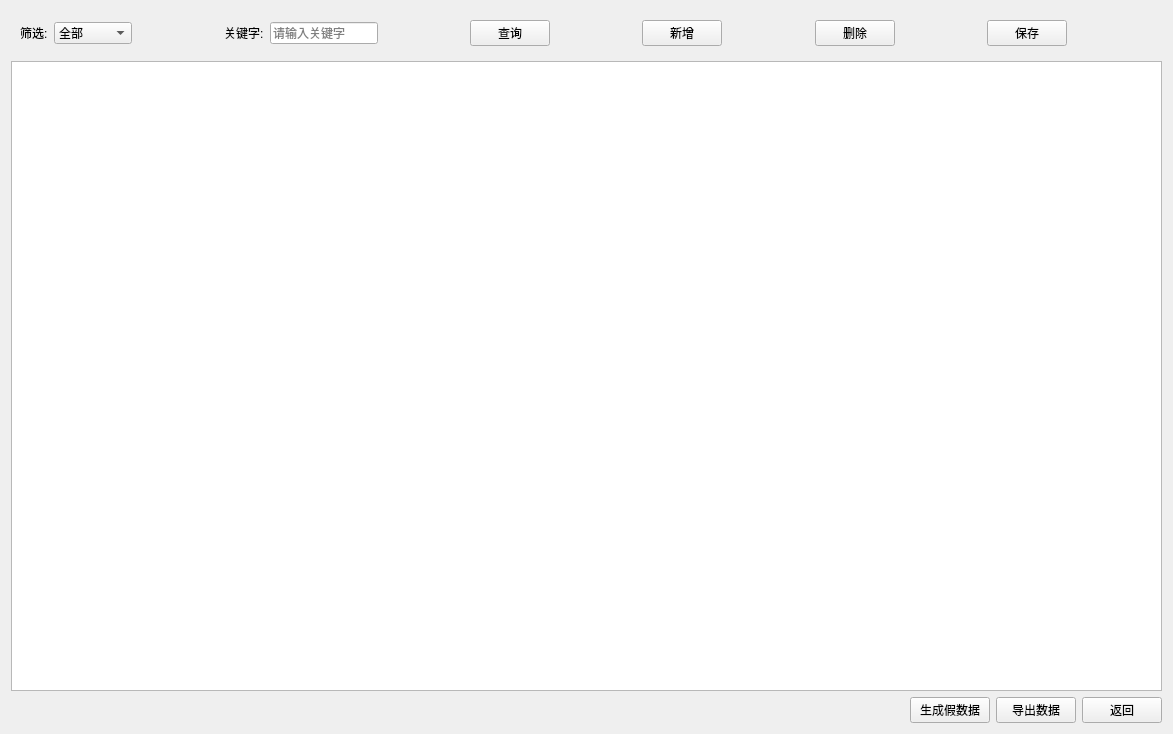
<?xml version="1.0" encoding="UTF-8"?>
<ui version="4.0">
 <class>mysqltext</class>
 <widget class="QWidget" name="mysqltext">
  <property name="geometry">
   <rect>
    <x>0</x>
    <y>0</y>
    <width>1173</width>
    <height>734</height>
   </rect>
  </property>
  <property name="windowTitle">
   <string>Form</string>
  </property>
  <layout class="QVBoxLayout" name="verticalLayout">
   <item>
    <widget class="QWidget" name="widget" native="true">
     <layout class="QHBoxLayout" name="horizontalLayout_2">
      <item>
       <widget class="QLabel" name="label">
        <property name="text">
         <string>筛选:</string>
        </property>
       </widget>
      </item>
      <item>
       <widget class="QComboBox" name="cmbox_col">
        <property name="currentIndex">
         <number>0</number>
        </property>
        <item>
         <property name="text">
          <string>全部</string>
         </property>
        </item>
        <item>
         <property name="text">
          <string>姓名</string>
         </property>
        </item>
        <item>
         <property name="text">
          <string>地区</string>
         </property>
        </item>
        <item>
         <property name="text">
          <string>电话号码</string>
         </property>
        </item>
        <item>
         <property name="text">
          <string>性别</string>
         </property>
        </item>
        <item>
         <property name="text">
          <string>购买日期</string>
         </property>
        </item>
        <item>
         <property name="text">
          <string>交易金额</string>
         </property>
        </item>
        <item>
         <property name="text">
          <string>交易物品</string>
         </property>
        </item>
        <item>
         <property name="text">
          <string>是否结款</string>
         </property>
        </item>
        <item>
         <property name="text">
          <string>备注</string>
         </property>
        </item>
       </widget>
      </item>
      <item>
       <spacer name="horizontalSpacer_2">
        <property name="orientation">
         <enum>Qt::Horizontal</enum>
        </property>
        <property name="sizeHint" stdset="0">
         <size>
          <width>43</width>
          <height>20</height>
         </size>
        </property>
       </spacer>
      </item>
      <item>
       <widget class="QLabel" name="label_2">
        <property name="text">
         <string>关键字:</string>
        </property>
       </widget>
      </item>
      <item>
       <widget class="QLineEdit" name="le_keyword">
        <property name="sizePolicy">
         <sizepolicy hsizetype="Preferred" vsizetype="Fixed">
          <horstretch>0</horstretch>
          <verstretch>0</verstretch>
         </sizepolicy>
        </property>
        <property name="placeholderText">
         <string>请输入关键字</string>
        </property>
       </widget>
      </item>
      <item>
       <spacer name="horizontalSpacer_3">
        <property name="orientation">
         <enum>Qt::Horizontal</enum>
        </property>
        <property name="sizeHint" stdset="0">
         <size>
          <width>42</width>
          <height>20</height>
         </size>
        </property>
       </spacer>
      </item>
      <item>
       <widget class="QPushButton" name="btn_search">
        <property name="text">
         <string>查询</string>
        </property>
       </widget>
      </item>
      <item>
       <spacer name="horizontalSpacer_4">
        <property name="orientation">
         <enum>Qt::Horizontal</enum>
        </property>
        <property name="sizeHint" stdset="0">
         <size>
          <width>40</width>
          <height>20</height>
         </size>
        </property>
       </spacer>
      </item>
      <item>
       <widget class="QPushButton" name="btn_add">
        <property name="text">
         <string>新增</string>
        </property>
       </widget>
      </item>
      <item>
       <spacer name="horizontalSpacer_6">
        <property name="orientation">
         <enum>Qt::Horizontal</enum>
        </property>
        <property name="sizeHint" stdset="0">
         <size>
          <width>40</width>
          <height>20</height>
         </size>
        </property>
       </spacer>
      </item>
      <item>
       <widget class="QPushButton" name="btn_delete">
        <property name="text">
         <string>删除</string>
        </property>
       </widget>
      </item>
      <item>
       <spacer name="horizontalSpacer_7">
        <property name="orientation">
         <enum>Qt::Horizontal</enum>
        </property>
        <property name="sizeHint" stdset="0">
         <size>
          <width>40</width>
          <height>20</height>
         </size>
        </property>
       </spacer>
      </item>
      <item>
       <widget class="QPushButton" name="btn_save">
        <property name="text">
         <string>保存</string>
        </property>
       </widget>
      </item>
      <item>
       <spacer name="horizontalSpacer_8">
        <property name="orientation">
         <enum>Qt::Horizontal</enum>
        </property>
        <property name="sizeHint" stdset="0">
         <size>
          <width>40</width>
          <height>20</height>
         </size>
        </property>
       </spacer>
      </item>
     </layout>
    </widget>
   </item>
   <item>
    <widget class="QTableWidget" name="tableWidget"/>
   </item>
   <item>
    <layout class="QHBoxLayout" name="horizontalLayout">
     <item>
      <spacer name="horizontalSpacer">
       <property name="orientation">
        <enum>Qt::Horizontal</enum>
       </property>
       <property name="sizeHint" stdset="0">
        <size>
         <width>40</width>
         <height>20</height>
        </size>
       </property>
      </spacer>
     </item>
     <item>
      <widget class="QPushButton" name="btn_testdata">
       <property name="text">
        <string>生成假数据</string>
       </property>
      </widget>
     </item>
     <item>
      <widget class="QPushButton" name="btn_derive">
       <property name="text">
        <string>导出数据</string>
       </property>
      </widget>
     </item>
     <item>
      <widget class="QPushButton" name="btn_return">
       <property name="text">
        <string>返回</string>
       </property>
      </widget>
     </item>
    </layout>
   </item>
  </layout>
 </widget>
 <resources/>
 <connections/>
</ui>
